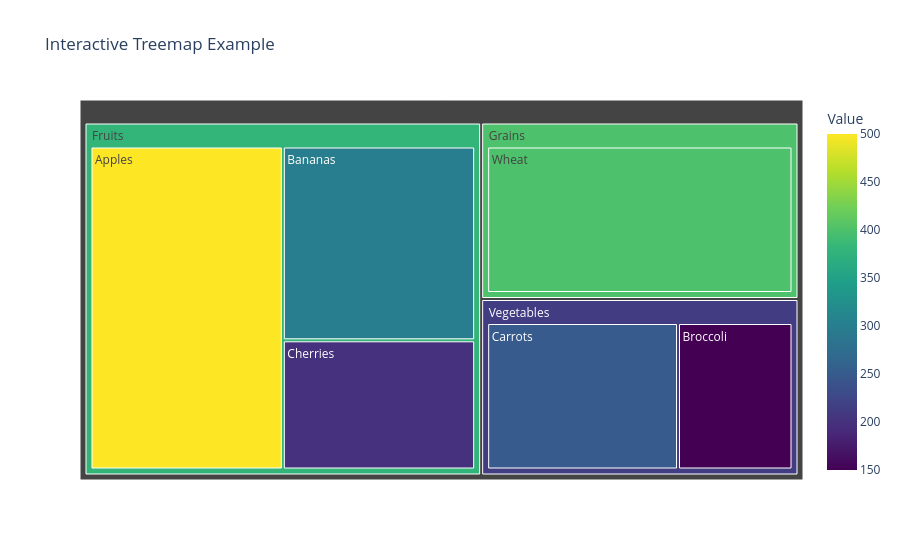

The notebook cell this image was saved under:
### Code cell
import plotly.express as px
import pandas as pd

# Example dataset
data = {
    'Category': ['Fruits', 'Fruits', 'Fruits', 'Vegetables', 'Vegetables', 'Grains'],
    'Item': ['Apples', 'Bananas', 'Cherries', 'Carrots', 'Broccoli', 'Wheat'],
    'Value': [500, 300, 200, 250, 150, 400]
}

df = pd.DataFrame(data)

# Build treemap
fig = px.treemap(
    df,
    path=['Category', 'Item'],  # Defines hierarchy
    values='Value',             # Size of each box
    color='Value',              # Color scale based on Value
    color_continuous_scale='Viridis',
    title='Interactive Treemap Example'
)

fig.show()

### Figure 1 — Plotly figure (JSON) as saved in the notebook; plotly's stock layout.template omitted (floating-point values rounded to 4 significant figures)
{"data": [{"branchvalues": "total", "customdata": [[500], [300], [150], [250], [200], [400], [380], [400], [212.5]], "domain": {"x": [0, 1], "y": [0, 1]}, "hovertemplate": "labels=%{label}<br>Value_sum=%{value}<br>parent=%{parent}<br>id=%{id}<br>Value=%{color}<extra></extra>", "ids": ["Fruits/Apples", "Fruits/Bananas", "Vegetables/Broccoli", "Vegetables/Carrots", "Fruits/Cherries", "Grains/Wheat", "Fruits", "Grains", "Vegetables"], "labels": ["Apples", "Bananas", "Broccoli", "Carrots", "Cherries", "Wheat", "Fruits", "Grains", "Vegetables"], "marker": {"coloraxis": "coloraxis", "colors": [500, 300, 150, 250, 200, 400, 380, 400, 212.5]}, "name": "", "parents": ["Fruits", "Fruits", "Vegetables", "Vegetables", "Fruits", "Grains", "", "", ""], "type": "treemap", "values": [500, 300, 150, 250, 200, 400, 1000, 400, 400]}], "layout": {"coloraxis": {"colorbar": {"title": {"text": "Value"}}, "colorscale": [[0, "#440154"], [0.1111, "#482878"], [0.2222, "#3e4989"], [0.3333, "#31688e"], [0.4444, "#26828e"], [0.5556, "#1f9e89"], [0.6667, "#35b779"], [0.7778, "#6ece58"], [0.8889, "#b5de2b"], [1, "#fde725"]]}, "legend": {"tracegroupgap": 0}, "title": {"text": "Interactive Treemap Example"}}}
